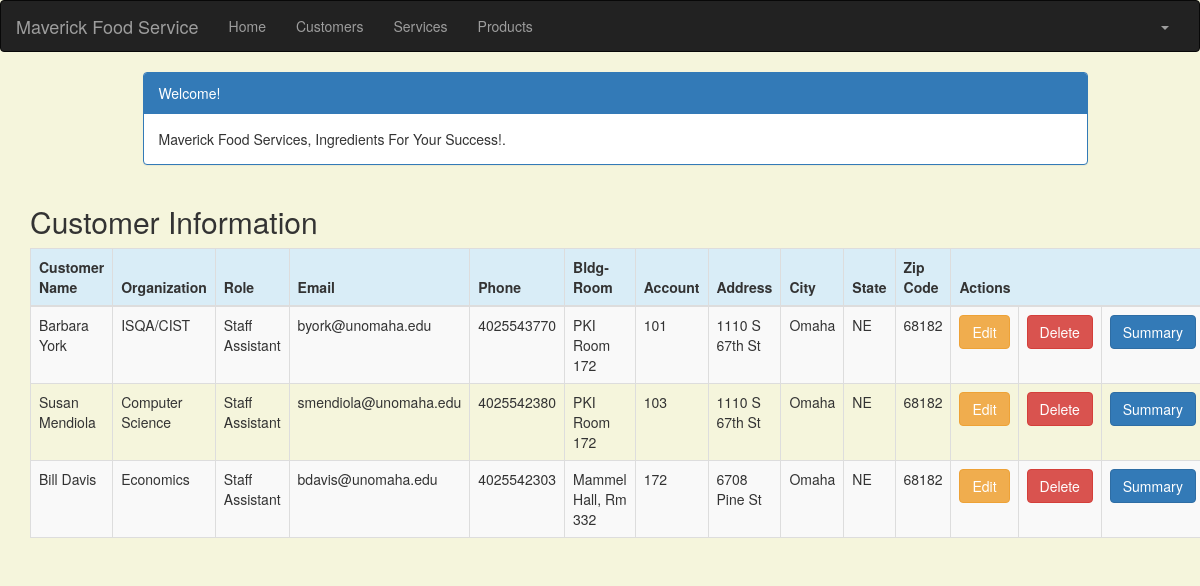
/customer_list (signed in), run on the app's committed database.
### crm/models.py (models this page shows, shortened)
class Customer(models.Model):
    cust_name=models.CharField(max_length=50)
    organization = models.CharField(max_length=100, blank=True)
    role = models.CharField(max_length=100)
    email = models.EmailField(max_length=100)
    bldgroom = models.CharField(max_length=100)
    address = models.CharField(max_length=200)
    account_number = models.IntegerField(blank=False, null=False)
    city = models.CharField(max_length=50)
    state = models.CharField(max_length=50)
    zipcode = models.CharField(max_length=10)
    phone_number = models.CharField(max_length=50)
    created_date = models.DateTimeField(
        default=timezone.now)
    updated_date = models.DateTimeField(auto_now_add=True)

### crm/views.py (the view)
# urls.py: path('customer_list', views.customer_list, name='customer_list'),
@login_required
def customer_list(request):
    customer = Customer.objects.filter(created_date__lte=timezone.now())
    return render(request, 'crm/customer_list.html',
                 {'customers': customer})

### crm/templates/crm/customer_list.html (shortened to what this page needs)
<!DOCTYPE html>
   {% extends 'crm/base.html' %}
   {% block content %}
    <html>
    <head>
        <link rel="stylesheet" href="https://maxcdn.bootstrapcdn.com/bootstrap/3.3.4/css/bootstrap.min.css">
    </head>
    <body>
    <div class="container">
        <div class="row">
            <div class="col-md-10 col-md-offset-1">
                <div class="panel panel-primary">
                    <div class="panel-heading">Welcome!</div>
                    <div class="panel-body">
                        Maverick Food Services, Ingredients For Your Success!.
                    </div>
                </div>
            </div>
        </div>
    </div>
    <div class="row">
        <h2 style="padding-left: 15Px">Customer Information</h2>
    </div>
    <div>
        <table class="table table-striped table-bordered table-hover">
            <thead>
            <tr class="bg-info">
                <th>Customer Name</th>
                <th>Organization</th>
                <th>Role</th>
                <th>Email</th>
                <th>Phone</th>
                <th>Bldg-Room</th>
                <th>Account</th>
                <th>Address</th>
                <th>City</th>
                <th>State</th>
                <th>Zip Code</th>
                <th colspan="3">Actions</th>
            </tr>
            </thead>
            <tbody>
            {% for customer in customers %}
                <tr>
                    <td>{{ customer.cust_name }}</td>
                    <td>{{ customer.organization }}</td>
                    <td>{{ customer.role }}</td>
                    <td>{{ customer.email }}</td>
                    <td>{{ customer.phone_number }}</td>
                    <td>{{ customer.bldgroom }}</td>
                    <td>{{ customer.account_number }}</td>
                    <td>{{ customer.address }}</td>
                    <td>{{ customer.city }}</td>
                    <td>{{ customer.state }}</td>
                    <td>{{ customer.zipcode }}</td>
                    <td><a href="{% url 'crm:customer_edit' pk=customer.pk %}" class="btn btn-warning">Edit</a>
                    <td><a href="{% url 'crm:customer_delete' pk=customer.pk %}"
                           onclick="return confirm('Are you sure you want to delete?')"
                           class="btn btn-danger">Delete</a>
                    </td>
                    <td><a href="{% url 'crm:summary' pk=customer.pk %}"
                           class="btn btn-primary">Summary</a>
                </tr>
            {% endfor %}
            </tbody>
        </table>
    </div>
    </body>
    </html>
{% endblock %}

### crm/templates/crm/customer_list.html (style rules this page uses)
body { background-color: beige; }

### data on the page
Customer: cust_name "Barbara York", organization "ISQA/CIST", role "Staff Assistant", email "byork@unomaha.edu", phone_number "4025543770", bldgroom "PKI Room 172", account_number "101", address "1110 S 67th St", city "Omaha", state "NE", zipcode "68182"
Customer: cust_name "Susan Mendiola", organization "Computer Science", role "Staff Assistant", email "smendiola@unomaha.edu", phone_number "4025542380", bldgroom "PKI Room 172", account_number "103", address "1110 S 67th St", city "Omaha", state "NE", zipcode "68182"
Customer: cust_name "Bill Davis", organization "Economics", role "Staff Assistant", email "bdavis@unomaha.edu", phone_number "4025542303", bldgroom "Mammel Hall, Rm 332", account_number "172", address "6708 Pine St", city "Omaha", state "NE", zipcode "68182"
